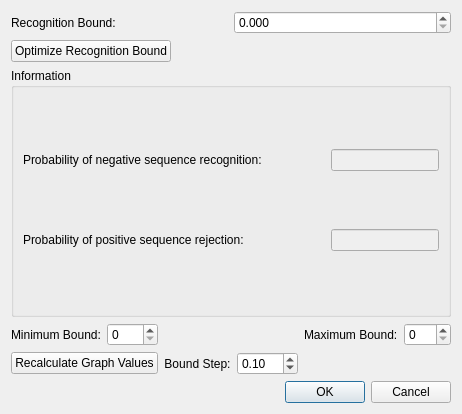
<?xml version="1.0" encoding="UTF-8"?>
<ui version="4.0">
 <class>EDSetupRecBoundDlg</class>
 <widget class="QDialog" name="EDSetupRecBoundDlg">
  <property name="windowModality">
   <enum>Qt::ApplicationModal</enum>
  </property>
  <property name="geometry">
   <rect>
    <x>0</x>
    <y>0</y>
    <width>462</width>
    <height>414</height>
   </rect>
  </property>
  <property name="windowTitle">
   <string>Setup Recognition Bound</string>
  </property>
  <layout class="QGridLayout" name="gridLayout">
   <item row="1" column="0" colspan="2">
    <layout class="QHBoxLayout" name="horizontalLayout">
     <item>
      <widget class="QLabel" name="boundLabel">
       <property name="text">
        <string>Recognition Bound:</string>
       </property>
       <property name="buddy">
        <cstring>recBoundSpinBox</cstring>
       </property>
      </widget>
     </item>
     <item>
      <widget class="QDoubleSpinBox" name="recBoundSpinBox">
       <property name="enabled">
        <bool>true</bool>
       </property>
       <property name="prefix">
        <string/>
       </property>
       <property name="decimals">
        <number>3</number>
       </property>
       <property name="maximum">
        <double>9999.000000000000000</double>
       </property>
       <property name="singleStep">
        <double>0.100000000000000</double>
       </property>
      </widget>
     </item>
    </layout>
   </item>
   <item row="3" column="0">
    <widget class="QPushButton" name="optimizeRecognitionBoundButton">
     <property name="text">
      <string>Optimize Recognition Bound</string>
     </property>
    </widget>
   </item>
   <item row="3" column="1">
    <spacer name="horizontalSpacer_3">
     <property name="orientation">
      <enum>Qt::Horizontal</enum>
     </property>
     <property name="sizeHint" stdset="0">
      <size>
       <width>40</width>
       <height>20</height>
      </size>
     </property>
    </spacer>
   </item>
   <item row="4" column="0" colspan="2">
    <widget class="QGroupBox" name="groupBox">
     <property name="title">
      <string>Information</string>
     </property>
     <layout class="QVBoxLayout" name="verticalLayout_2">
      <item>
       <layout class="QHBoxLayout" name="horizontalLayout_3">
        <item>
         <widget class="QLabel" name="er2Label">
          <property name="text">
           <string>Probability of negative sequence recognition:</string>
          </property>
          <property name="buddy">
           <cstring>negRecLineEdit</cstring>
          </property>
         </widget>
        </item>
        <item>
         <spacer name="horizontalSpacer">
          <property name="orientation">
           <enum>Qt::Horizontal</enum>
          </property>
          <property name="sizeHint" stdset="0">
           <size>
            <width>40</width>
            <height>20</height>
           </size>
          </property>
         </spacer>
        </item>
        <item>
         <widget class="QLineEdit" name="negRecLineEdit">
          <property name="enabled">
           <bool>false</bool>
          </property>
          <property name="readOnly">
           <bool>true</bool>
          </property>
         </widget>
        </item>
       </layout>
      </item>
      <item>
       <layout class="QHBoxLayout" name="horizontalLayout_2">
        <item>
         <widget class="QLabel" name="er1Lable">
          <property name="text">
           <string>Probability of positive sequence rejection:        </string>
          </property>
          <property name="buddy">
           <cstring>posRecLineEdit</cstring>
          </property>
         </widget>
        </item>
        <item>
         <spacer name="horizontalSpacer_2">
          <property name="orientation">
           <enum>Qt::Horizontal</enum>
          </property>
          <property name="sizeHint" stdset="0">
           <size>
            <width>40</width>
            <height>20</height>
           </size>
          </property>
         </spacer>
        </item>
        <item>
         <widget class="QLineEdit" name="posRecLineEdit">
          <property name="enabled">
           <bool>false</bool>
          </property>
          <property name="readOnly">
           <bool>true</bool>
          </property>
         </widget>
        </item>
       </layout>
      </item>
     </layout>
    </widget>
   </item>
   <item row="6" column="0" colspan="2">
    <layout class="QHBoxLayout" name="graphLayout">
     <property name="sizeConstraint">
      <enum>QLayout::SetDefaultConstraint</enum>
     </property>
    </layout>
   </item>
   <item row="12" column="1">
    <widget class="QDialogButtonBox" name="buttonBox">
     <property name="orientation">
      <enum>Qt::Horizontal</enum>
     </property>
     <property name="standardButtons">
      <set>QDialogButtonBox::Cancel|QDialogButtonBox::Ok</set>
     </property>
    </widget>
   </item>
   <item row="7" column="0" colspan="2">
    <layout class="QGridLayout" name="gridLayout_2">
     <item row="0" column="0">
      <widget class="QLabel" name="label_4">
       <property name="text">
        <string>Minimum Bound:</string>
       </property>
       <property name="buddy">
        <cstring>minBoundSpin</cstring>
       </property>
      </widget>
     </item>
     <item row="0" column="1">
      <widget class="QSpinBox" name="minBoundSpin">
       <property name="maximum">
        <number>999</number>
       </property>
      </widget>
     </item>
     <item row="0" column="2">
      <spacer name="horizontalSpacer_4">
       <property name="orientation">
        <enum>Qt::Horizontal</enum>
       </property>
       <property name="sizeHint" stdset="0">
        <size>
         <width>40</width>
         <height>20</height>
        </size>
       </property>
      </spacer>
     </item>
     <item row="0" column="5">
      <widget class="QLabel" name="label_5">
       <property name="text">
        <string>Maximum Bound:</string>
       </property>
       <property name="buddy">
        <cstring>maxBoundSpin</cstring>
       </property>
      </widget>
     </item>
     <item row="0" column="6">
      <widget class="QSpinBox" name="maxBoundSpin">
       <property name="maximum">
        <number>999</number>
       </property>
      </widget>
     </item>
     <item row="1" column="2">
      <widget class="QLabel" name="label_6">
       <property name="layoutDirection">
        <enum>Qt::LeftToRight</enum>
       </property>
       <property name="text">
        <string>Bound Step:</string>
       </property>
       <property name="alignment">
        <set>Qt::AlignCenter</set>
       </property>
       <property name="buddy">
        <cstring>stepSpin</cstring>
       </property>
      </widget>
     </item>
     <item row="0" column="3">
      <spacer name="horizontalSpacer_5">
       <property name="orientation">
        <enum>Qt::Horizontal</enum>
       </property>
       <property name="sizeHint" stdset="0">
        <size>
         <width>40</width>
         <height>20</height>
        </size>
       </property>
      </spacer>
     </item>
     <item row="1" column="3">
      <widget class="QDoubleSpinBox" name="stepSpin">
       <property name="maximum">
        <double>50.000000000000000</double>
       </property>
       <property name="singleStep">
        <double>0.100000000000000</double>
       </property>
       <property name="value">
        <double>0.100000000000000</double>
       </property>
      </widget>
     </item>
     <item row="1" column="0" colspan="2">
      <widget class="QPushButton" name="calculateButton">
       <property name="text">
        <string>Recalculate Graph Values</string>
       </property>
      </widget>
     </item>
    </layout>
   </item>
  </layout>
 </widget>
 <tabstops>
  <tabstop>recBoundSpinBox</tabstop>
  <tabstop>optimizeRecognitionBoundButton</tabstop>
  <tabstop>negRecLineEdit</tabstop>
  <tabstop>posRecLineEdit</tabstop>
  <tabstop>buttonBox</tabstop>
 </tabstops>
 <resources/>
 <connections>
  <connection>
   <sender>buttonBox</sender>
   <signal>accepted()</signal>
   <receiver>EDSetupRecBoundDlg</receiver>
   <slot>accept()</slot>
   <hints>
    <hint type="sourcelabel">
     <x>294</x>
     <y>229</y>
    </hint>
    <hint type="destinationlabel">
     <x>157</x>
     <y>238</y>
    </hint>
   </hints>
  </connection>
  <connection>
   <sender>buttonBox</sender>
   <signal>rejected()</signal>
   <receiver>EDSetupRecBoundDlg</receiver>
   <slot>reject()</slot>
   <hints>
    <hint type="sourcelabel">
     <x>294</x>
     <y>229</y>
    </hint>
    <hint type="destinationlabel">
     <x>286</x>
     <y>238</y>
    </hint>
   </hints>
  </connection>
 </connections>
</ui>
